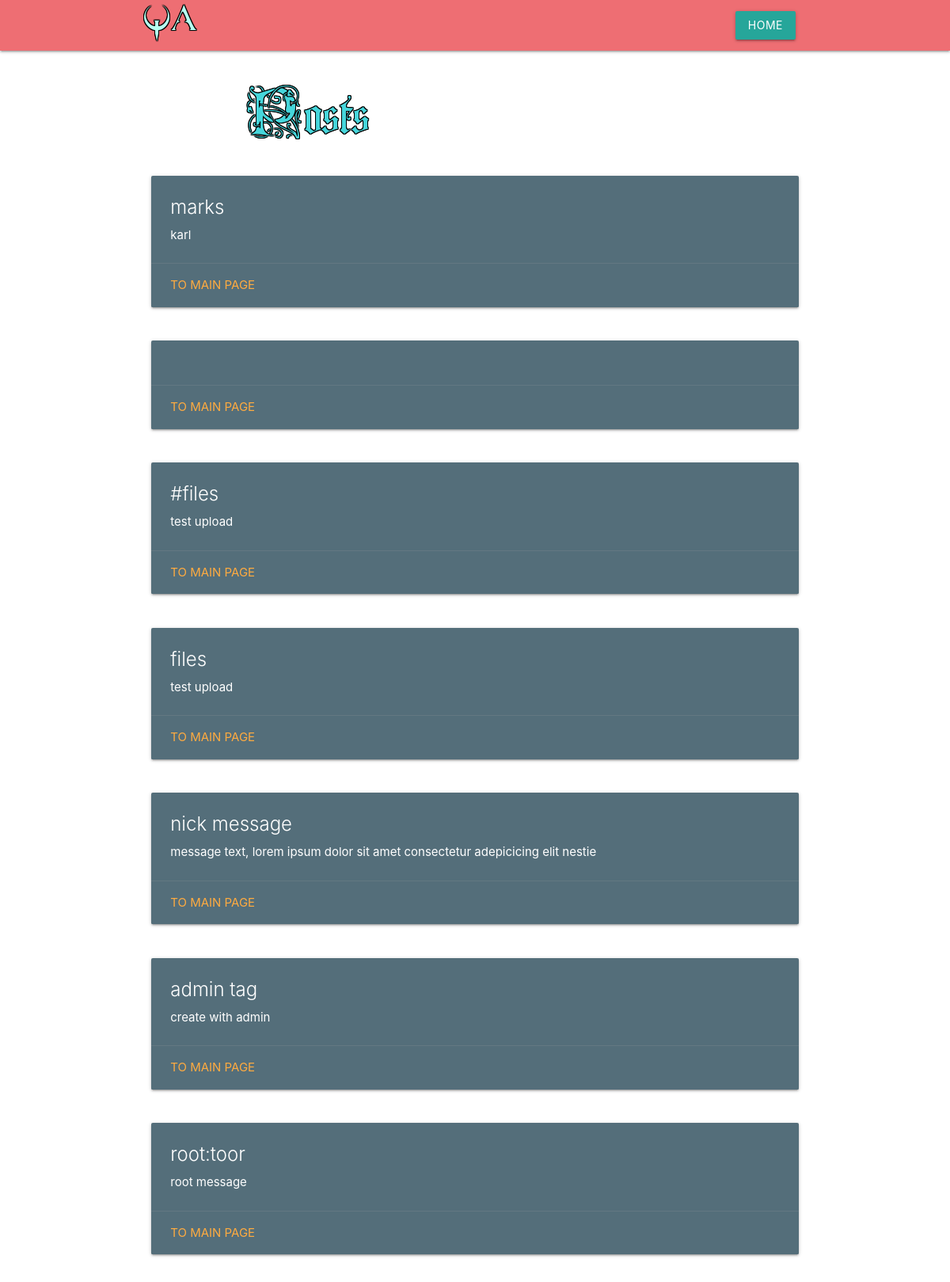
/blog, run on an earlier commit of the app's database.
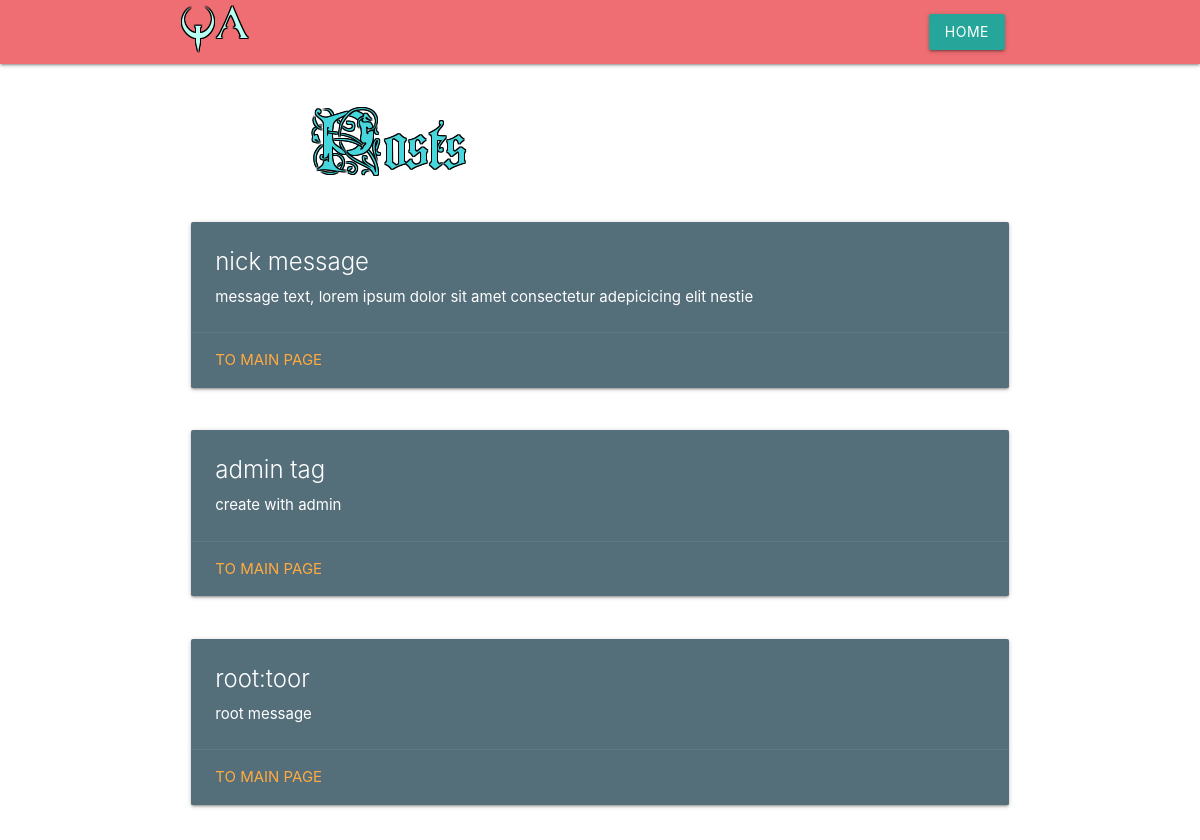
And on a later commit of the database.
### landing/models.py (models this page shows, shortened)
class Tag(db.Model):
    id = db.Column(db.Integer, primary_key=True)
    text = db.Column(db.String(32), nullable=False)
    message_id = db.Column(db.Integer, db.ForeignKey('message.id'), nullable=False)
    message = db.relationship('Message', backref=db.backref('tags', lazy=True))

class Message(db.Model):
    id = db.Column(db.Integer, primary_key=True)
    text = db.Column(db.String(1024), nullable=False)

### landing/routes.py (the view)
@app.route('/blog', methods=['GET'])
def blog():
    try:
        uname = current_user.login
    except:
        uname = False
    return render_template('blog.html', messages=list(reversed(Message.query.all())), curusr=uname)

### landing/routes.py (called while the page is built)
@app.after_request
def redirect_to_signin(response):
    if response.status_code == 401:
        return redirect(url_for('login_page') + '?next=' + request.url)
    return response

### landing/templates/blog.html (shortened to what this page needs)
<!DOCTYPE html>
<html lang="en">
<head>
    <link rel="stylesheet" href="https://cdnjs.cloudflare.com/ajax/libs/materialize/1.0.0/css/materialize.min.css">
</head>
<body>
<header>
    <nav class="sidenav-trigger">
        <div class="nav-wrapper">
            <div class="container">
                {% if curusr %}
                    <a href="#!" class="brand-logo">root: {{ curusr }}</a>
                {% else %}
                    <a href="#!" class="brand-logo"><img style="margin-top: 5%;"src="{{ url_for('static', filename='images/logoQA.png')}}"></a>
                {% endif %}
            </div>
            <div class="container">
                <ul class="right hide-on-med-and-down">
                    <li><a class="waves-effect waves-light btn" href="{{ url_for('home') }}">home</a></li>
                </ul>
            </div>
        </div>
    </nav>
</header>
<div class="container">
    <div class="container">
        <h1><img class="responsive-img" src="{{ url_for('static', filename='images/BlogPosts.png')}}"></h1>
    </div>
    {% for message in messages %}
    <div class="row">
        <div class="col s12 m12 l12">
          <div class="card blue-grey darken-1">
            <div class="card-content white-text">
                {% for tag in message.tags %}
              <span class="card-title">{{ tag.text }}</span>
                {% endfor %}
              <p>{{ message.text }}</p>
            </div>
            <div class="card-action">
              <a href="{{ url_for('home') }}">to main page</a>
            </div>
          </div>
        </div>
    </div>
    {% endfor %}
</div>
</body>
</html>

What changed in the data, as far as the page shows it:
removed Message: text "karl"
removed Tag: text "marks", shown under "karl"
removed Message: text "test upload"
removed Tag: text "#files", shown under "test upload"
removed Message: text "test upload"
removed Tag: text "files", shown under "test upload"
